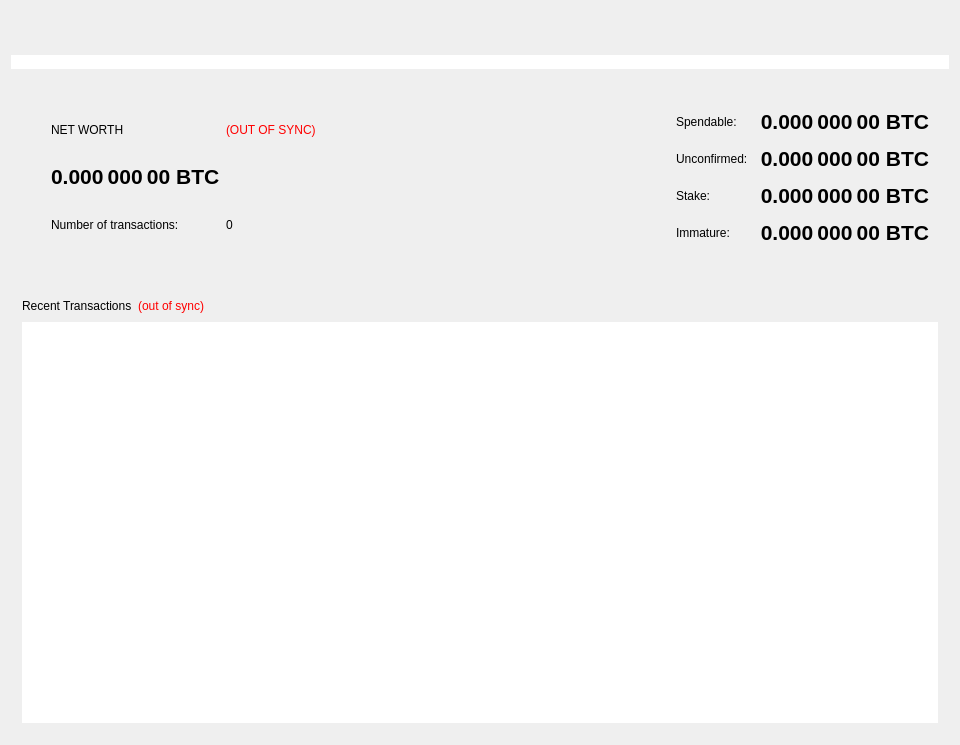
<?xml version="1.0" encoding="UTF-8"?>
<ui version="4.0">
 <class>OverviewPage</class>
 <widget class="QWidget" name="OverviewPage">
  <property name="geometry">
   <rect>
    <x>0</x>
    <y>0</y>
    <width>960</width>
    <height>745</height>
   </rect>
  </property>
  <property name="sizePolicy">
   <sizepolicy hsizetype="Expanding" vsizetype="Preferred">
    <horstretch>0</horstretch>
    <verstretch>0</verstretch>
   </sizepolicy>
  </property>
  <property name="minimumSize">
   <size>
    <width>960</width>
    <height>0</height>
   </size>
  </property>
  <property name="windowTitle">
   <string>Form</string>
  </property>
  <property name="styleSheet">
   <string notr="true"/>
  </property>
  <layout class="QVBoxLayout" name="topLayout">
   <property name="spacing">
    <number>30</number>
   </property>
   <item>
    <widget class="QLabel" name="label">
     <property name="text">
      <string/>
     </property>
     <property name="pixmap">
      <pixmap>:/images/res/images/pages/overview/overview-header.png</pixmap>
     </property>
    </widget>
   </item>
   <item>
    <widget class="QWidget" name="OverviewPageContent" native="true">
     <property name="styleSheet">
      <string notr="true"/>
     </property>
     <layout class="QVBoxLayout" name="verticalLayout_5">
      <property name="spacing">
       <number>0</number>
      </property>
      <property name="leftMargin">
       <number>0</number>
      </property>
      <property name="topMargin">
       <number>0</number>
      </property>
      <property name="rightMargin">
       <number>0</number>
      </property>
      <property name="bottomMargin">
       <number>0</number>
      </property>
      <item>
       <widget class="QLabel" name="labelAlerts">
        <property name="visible">
         <bool>true</bool>
        </property>
        <property name="styleSheet">
         <string notr="true">background-color:  white;
color: black;</string>
        </property>
        <property name="wordWrap">
         <bool>true</bool>
        </property>
        <property name="margin">
         <number>7</number>
        </property>
       </widget>
      </item>
      <item>
       <layout class="QVBoxLayout" name="verticalLayout_6" stretch="0">
        <item>
         <layout class="QVBoxLayout" name="verticalLayout_2">
          <item>
           <widget class="QWidget" name="widget" native="true">
            <layout class="QHBoxLayout" name="horizontalLayout">
             <property name="leftMargin">
              <number>20</number>
             </property>
             <property name="topMargin">
              <number>40</number>
             </property>
             <property name="rightMargin">
              <number>20</number>
             </property>
             <property name="bottomMargin">
              <number>40</number>
             </property>
             <item>
              <layout class="QGridLayout" name="gridLayout_2">
               <property name="leftMargin">
                <number>20</number>
               </property>
               <item row="0" column="1">
                <widget class="QLabel" name="labelWalletStatus">
                 <property name="cursor">
                  <cursorShape>WhatsThisCursor</cursorShape>
                 </property>
                 <property name="toolTip">
                  <string>The displayed information may be out of date. Your wallet automatically synchronizes with the VESTX network after a connection is established, but this process has not completed yet.</string>
                 </property>
                 <property name="styleSheet">
                  <string notr="true">QLabel { color: red; }</string>
                 </property>
                 <property name="text">
                  <string notr="true">(OUT OF SYNC)</string>
                 </property>
                 <property name="alignment">
                  <set>Qt::AlignLeading|Qt::AlignLeft|Qt::AlignVCenter</set>
                 </property>
                </widget>
               </item>
               <item row="0" column="0">
                <widget class="QLabel" name="labelTotalText">
                 <property name="text">
                  <string>NET WORTH</string>
                 </property>
                </widget>
               </item>
               <item row="1" column="0">
                <widget class="QLabel" name="labelTotal">
                 <property name="font">
                  <font>
                   <pointsize>16</pointsize>
                   <weight>75</weight>
                   <bold>true</bold>
                  </font>
                 </property>
                 <property name="cursor">
                  <cursorShape>IBeamCursor</cursorShape>
                 </property>
                 <property name="toolTip">
                  <string>Your current total balance</string>
                 </property>
                 <property name="text">
                  <string notr="true">0.000 000 00 BTC</string>
                 </property>
                 <property name="alignment">
                  <set>Qt::AlignLeading|Qt::AlignLeft|Qt::AlignVCenter</set>
                 </property>
                 <property name="textInteractionFlags">
                  <set>Qt::TextSelectableByKeyboard|Qt::TextSelectableByMouse</set>
                 </property>
                </widget>
               </item>
               <item row="2" column="0">
                <widget class="QLabel" name="labelNumberOfTransactionsText">
                 <property name="text">
                  <string>Number of transactions:</string>
                 </property>
                </widget>
               </item>
               <item row="2" column="1">
                <widget class="QLabel" name="labelNumberOfTransactions">
                 <property name="text">
                  <string>0</string>
                 </property>
                </widget>
               </item>
              </layout>
             </item>
             <item>
              <spacer name="horizontalSpacer_2">
               <property name="orientation">
                <enum>Qt::Horizontal</enum>
               </property>
               <property name="sizeHint" stdset="0">
                <size>
                 <width>40</width>
                 <height>20</height>
                </size>
               </property>
              </spacer>
             </item>
             <item>
              <layout class="QGridLayout" name="gridLayout" rowstretch="0,0,0,0" columnstretch="0,0,0">
               <property name="spacing">
                <number>12</number>
               </property>
               <item row="3" column="1">
                <widget class="QLabel" name="labelImmatureText">
                 <property name="text">
                  <string>Immature:</string>
                 </property>
                </widget>
               </item>
               <item row="0" column="1">
                <widget class="QLabel" name="labelSpendable">
                 <property name="text">
                  <string>Spendable:</string>
                 </property>
                 <property name="alignment">
                  <set>Qt::AlignLeading|Qt::AlignLeft|Qt::AlignVCenter</set>
                 </property>
                </widget>
               </item>
               <item row="0" column="2">
                <widget class="QLabel" name="labelBalance">
                 <property name="font">
                  <font>
                   <pointsize>16</pointsize>
                   <weight>75</weight>
                   <bold>true</bold>
                  </font>
                 </property>
                 <property name="cursor">
                  <cursorShape>IBeamCursor</cursorShape>
                 </property>
                 <property name="toolTip">
                  <string>Your current spendable balance</string>
                 </property>
                 <property name="text">
                  <string notr="true">0.000 000 00 BTC</string>
                 </property>
                 <property name="alignment">
                  <set>Qt::AlignRight|Qt::AlignTrailing|Qt::AlignVCenter</set>
                 </property>
                 <property name="textInteractionFlags">
                  <set>Qt::LinksAccessibleByMouse|Qt::TextSelectableByKeyboard|Qt::TextSelectableByMouse</set>
                 </property>
                </widget>
               </item>
               <item row="3" column="2">
                <widget class="QLabel" name="labelImmature">
                 <property name="font">
                  <font>
                   <pointsize>16</pointsize>
                   <weight>75</weight>
                   <bold>true</bold>
                  </font>
                 </property>
                 <property name="cursor">
                  <cursorShape>IBeamCursor</cursorShape>
                 </property>
                 <property name="toolTip">
                  <string>Staked or masternode rewards that has not yet matured</string>
                 </property>
                 <property name="text">
                  <string notr="true">0.000 000 00 BTC</string>
                 </property>
                 <property name="alignment">
                  <set>Qt::AlignRight|Qt::AlignTrailing|Qt::AlignVCenter</set>
                 </property>
                 <property name="textInteractionFlags">
                  <set>Qt::LinksAccessibleByMouse|Qt::TextSelectableByKeyboard|Qt::TextSelectableByMouse</set>
                 </property>
                </widget>
               </item>
               <item row="2" column="1">
                <widget class="QLabel" name="labelStakeText">
                 <property name="text">
                  <string>Stake:</string>
                 </property>
                </widget>
               </item>
               <item row="1" column="2">
                <widget class="QLabel" name="labelUnconfirmed">
                 <property name="font">
                  <font>
                   <pointsize>16</pointsize>
                   <weight>75</weight>
                   <bold>true</bold>
                  </font>
                 </property>
                 <property name="cursor">
                  <cursorShape>IBeamCursor</cursorShape>
                 </property>
                 <property name="toolTip">
                  <string>Total of transactions that have yet to be confirmed, and do not yet count toward the spendable balance</string>
                 </property>
                 <property name="text">
                  <string notr="true">0.000 000 00 BTC</string>
                 </property>
                 <property name="alignment">
                  <set>Qt::AlignRight|Qt::AlignTrailing|Qt::AlignVCenter</set>
                 </property>
                 <property name="textInteractionFlags">
                  <set>Qt::LinksAccessibleByMouse|Qt::TextSelectableByKeyboard|Qt::TextSelectableByMouse</set>
                 </property>
                </widget>
               </item>
               <item row="2" column="2">
                <widget class="QLabel" name="labelStake">
                 <property name="font">
                  <font>
                   <pointsize>16</pointsize>
                   <weight>75</weight>
                   <bold>true</bold>
                  </font>
                 </property>
                 <property name="cursor">
                  <cursorShape>IBeamCursor</cursorShape>
                 </property>
                 <property name="toolTip">
                  <string>Total of transactions that have yet to be confirmed, and do not yet count toward the spendable balance</string>
                 </property>
                 <property name="text">
                  <string notr="true">0.000 000 00 BTC</string>
                 </property>
                 <property name="alignment">
                  <set>Qt::AlignRight|Qt::AlignTrailing|Qt::AlignVCenter</set>
                 </property>
                 <property name="textInteractionFlags">
                  <set>Qt::LinksAccessibleByMouse|Qt::TextSelectableByKeyboard|Qt::TextSelectableByMouse</set>
                 </property>
                </widget>
               </item>
               <item row="1" column="1">
                <widget class="QLabel" name="labelPendingText">
                 <property name="text">
                  <string>Unconfirmed:</string>
                 </property>
                </widget>
               </item>
              </layout>
             </item>
            </layout>
           </widget>
          </item>
         </layout>
        </item>
       </layout>
      </item>
      <item>
       <layout class="QVBoxLayout" name="verticalLayout_3">
        <property name="leftMargin">
         <number>2</number>
        </property>
        <property name="topMargin">
         <number>2</number>
        </property>
        <property name="rightMargin">
         <number>2</number>
        </property>
        <property name="bottomMargin">
         <number>2</number>
        </property>
        <item>
         <widget class="QFrame" name="frame_2">
          <property name="frameShape">
           <enum>QFrame::NoFrame</enum>
          </property>
          <property name="frameShadow">
           <enum>QFrame::Sunken</enum>
          </property>
          <layout class="QVBoxLayout" name="verticalLayout">
           <property name="leftMargin">
            <number>9</number>
           </property>
           <property name="topMargin">
            <number>9</number>
           </property>
           <property name="rightMargin">
            <number>9</number>
           </property>
           <property name="bottomMargin">
            <number>9</number>
           </property>
           <item>
            <layout class="QHBoxLayout" name="horizontalLayout_2">
             <item>
              <widget class="QLabel" name="label_4">
               <property name="font">
                <font>
                 <weight>50</weight>
                 <bold>false</bold>
                </font>
               </property>
               <property name="text">
                <string>Recent Transactions</string>
               </property>
              </widget>
             </item>
             <item>
              <widget class="QLabel" name="labelTransactionsStatus">
               <property name="cursor">
                <cursorShape>WhatsThisCursor</cursorShape>
               </property>
               <property name="toolTip">
                <string>The displayed information may be out of date. Your wallet automatically synchronizes with the VESTX network after a connection is established, but this process has not completed yet.</string>
               </property>
               <property name="styleSheet">
                <string notr="true">QLabel { color: red; }</string>
               </property>
               <property name="text">
                <string notr="true">(out of sync)</string>
               </property>
               <property name="alignment">
                <set>Qt::AlignRight|Qt::AlignTrailing|Qt::AlignVCenter</set>
               </property>
              </widget>
             </item>
             <item>
              <spacer name="horizontalSpacer">
               <property name="orientation">
                <enum>Qt::Horizontal</enum>
               </property>
               <property name="sizeHint" stdset="0">
                <size>
                 <width>40</width>
                 <height>20</height>
                </size>
               </property>
              </spacer>
             </item>
            </layout>
           </item>
           <item>
            <widget class="QListView" name="listTransactions">
             <property name="frameShape">
              <enum>QFrame::NoFrame</enum>
             </property>
             <property name="verticalScrollBarPolicy">
              <enum>Qt::ScrollBarAlwaysOff</enum>
             </property>
             <property name="horizontalScrollBarPolicy">
              <enum>Qt::ScrollBarAlwaysOff</enum>
             </property>
             <property name="selectionMode">
              <enum>QAbstractItemView::NoSelection</enum>
             </property>
            </widget>
           </item>
          </layout>
         </widget>
        </item>
       </layout>
      </item>
     </layout>
    </widget>
   </item>
  </layout>
 </widget>
 <resources/>
 <connections/>
</ui>
